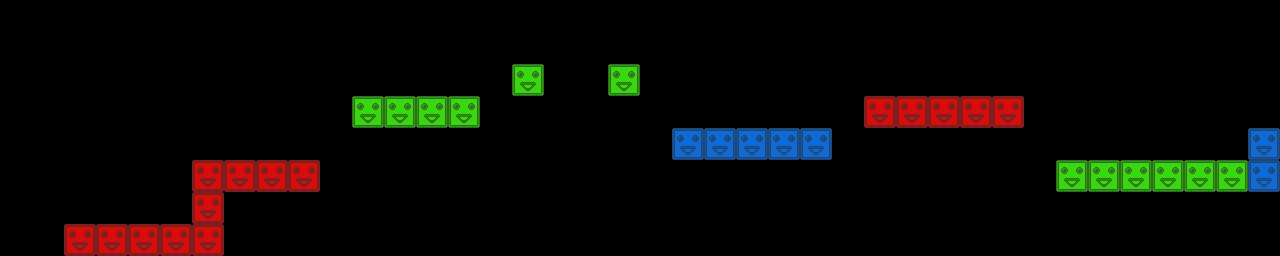

A 2D game scene composited from a Tiled map and its tileset images. What follows is a short description and the map's XML, with each tile layer's data collapsed to a summary:
An orthogonal 40x8 tile map with 32x32 px tiles, 3 tile layers (red, green, blue) and 10 objects.

<map version="1.0" orientation="orthogonal" renderorder="right-down" width="40" height="8" tilewidth="32" tileheight="32">
 <tileset firstgid="1" name="blocks" tilewidth="32" tileheight="32">
  <image source="blocks.png" width="96" height="32" />
 </tileset>
 <layer name="red" width="40" height="8">
  <data>[320 cells, 15 non-empty, 1 distinct tile ids]</data>
 </layer>
 <layer name="green" width="40" height="8">
  <data>[320 cells, 12 non-empty, 1 distinct tile ids]</data>
 </layer>
 <layer name="blue" width="40" height="8">
  <data>[320 cells, 7 non-empty, 1 distinct tile ids]</data>
 </layer>
 <objectgroup name="crystals">
  <object x="132" y="195">
   <ellipse />
  </object>
  <object x="307" y="141">
   <ellipse />
  </object>
  <object x="576" y="30">
   <ellipse />
  </object>
  <object x="736" y="107">
   <ellipse />
  </object>
  <object x="1103" y="112">
   <ellipse />
  </object>
  <object x="321" y="-127">
   <ellipse />
  </object>
 </objectgroup>
 <objectgroup name="spikes">
  <object x="1199" y="149">
   <ellipse />
  </object>
  <object x="258" y="144">
   <ellipse />
  </object>
  <object x="430" y="83">
   <ellipse />
  </object>
  <object x="950" y="58">
   <ellipse />
  </object>
 </objectgroup>
</map>
